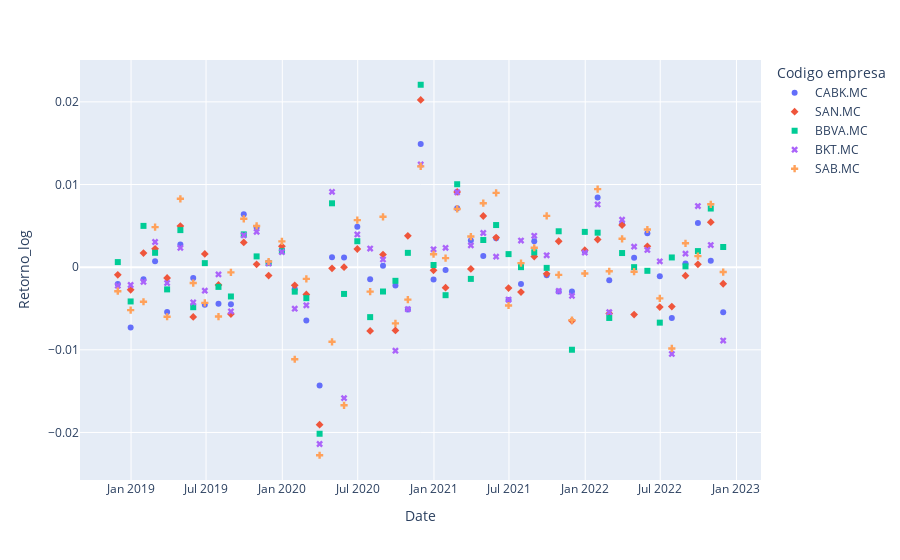

The notebook cell saved with this chart:
### Code cell
import plotly.express as px

fig = px.scatter(df1, x=df1.index, y='Retorno_log', color="Codigo empresa", symbol="Codigo empresa")
fig.show()
